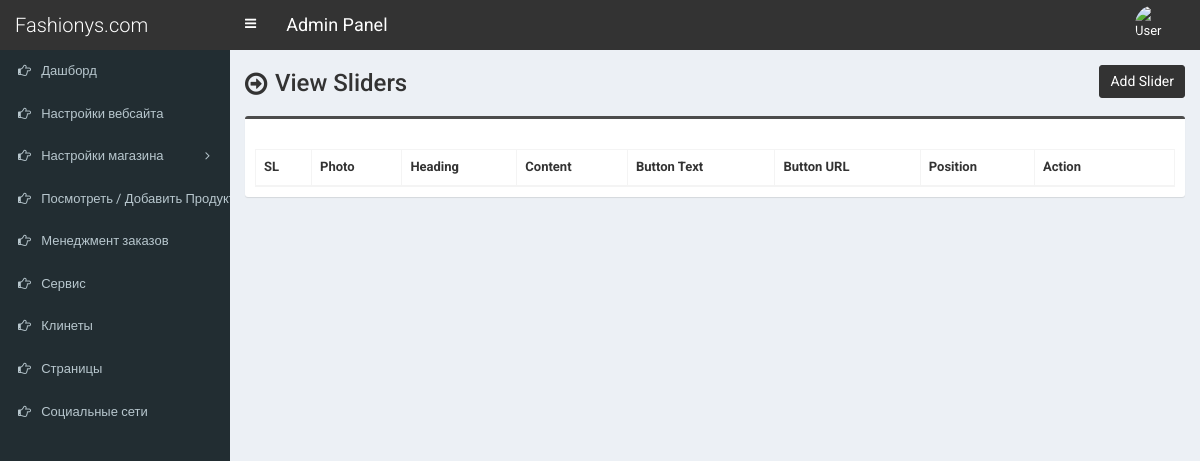
Before: /admin/slider.php (signed in) with the older database file.
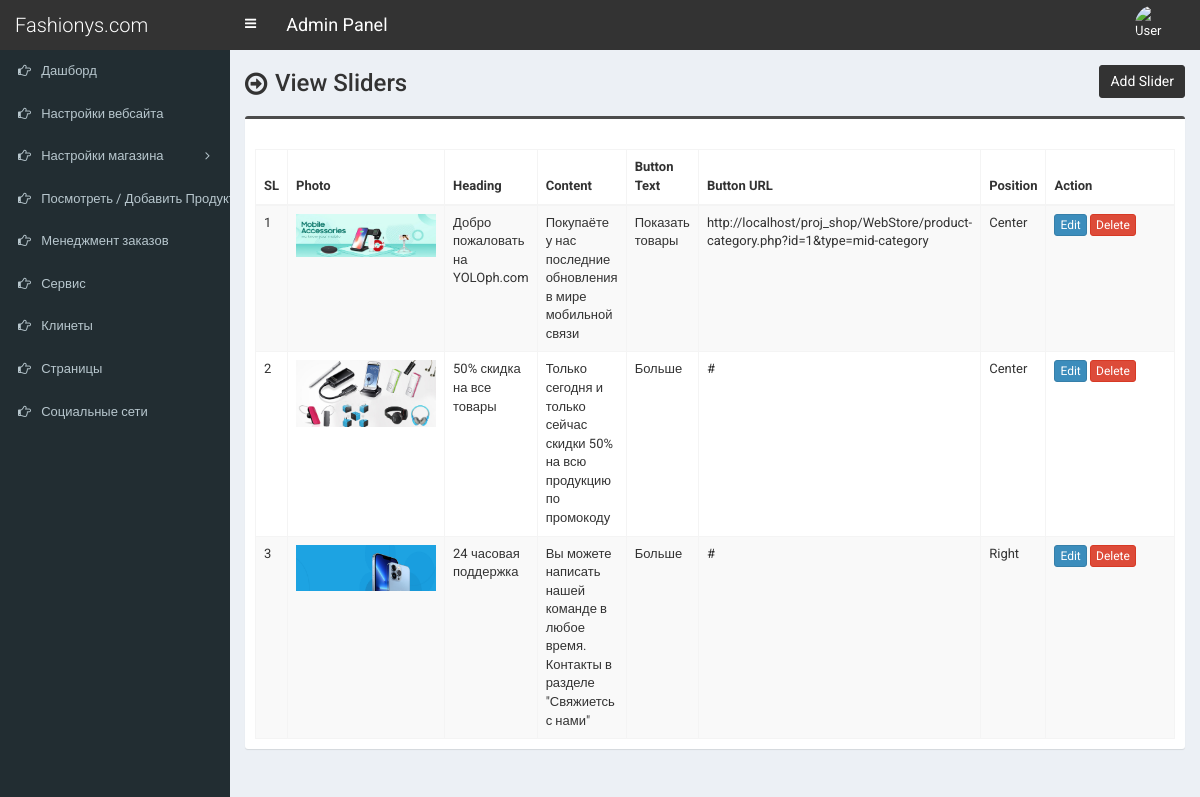
After: the same page with the newer database file.
### tables this page shows
CREATE TABLE `tbl_slider` (
  `id` int(11) NOT NULL,
  `photo` varchar(255) NOT NULL,
  `heading` varchar(255) NOT NULL,
  `content` text NOT NULL,
  `button_text` varchar(255) NOT NULL,
  `button_url` varchar(255) NOT NULL,
  `position` varchar(255) NOT NULL
);

### admin/slider.php (the view, shortened to what this page needs)
<?php require_once('header.php'); ?>
<section class="content-header">
	<div class="content-header-left">
		<h1>View Sliders</h1>
	</div>
	<div class="content-header-right">
		<a href="slider-add.php" class="btn btn-primary btn-sm">Add Slider</a>
	</div>
</section>
<section class="content">
	<div class="row">
		<div class="col-md-12">
			<div class="box box-info">
				<div class="box-body table-responsive">
					<table id="example1" class="table table-bordered table-striped">
						<thead>
							<tr>
								<th>SL</th>
								<th>Photo</th>
								<th>Heading</th>
								<th>Content</th>
								<th>Button Text</th>
								<th>Button URL</th>
								<th>Position</th>
								<th width="140">Action</th>
							</tr>
						</thead>
						<tbody>
							<?php
							$i=0;
							$statement = $pdo->prepare("SELECT
														id,
														photo,
														heading,
														content,
														button_text,
														button_url,
														position
							                           	FROM tbl_slider
							                           	");
							$statement->execute();
							$result = $statement->fetchAll(PDO::FETCH_ASSOC);
							foreach ($result as $row) {
								$i++;
								?>
								<tr>
									<td><?php echo $i; ?></td>
									<td style="width:150px;"><img src="../assets/uploads/<?php echo $row['photo']; ?>" alt="<?php echo $row['heading']; ?>" style="width:140px;"></td>
									<td><?php echo $row['heading']; ?></td>
									<td><?php echo $row['content']; ?></td>
									<td><?php echo $row['button_text']; ?></td>
									<td><?php echo $row['button_url']; ?></td>
									<td><?php echo $row['position']; ?></td>
									<td>
										<a href="slider-edit.php?id=<?php echo $row['id']; ?>" class="btn btn-primary btn-xs">Edit</a>
										<a href="#" class="btn btn-danger btn-xs" data-href="slider-delete.php?id=<?php echo $row['id']; ?>" data-toggle="modal" data-target="#confirm-delete">Delete</a>
									</td>
								</tr>
								<?php
							}
							?>
						</tbody>
					</table>
				</div>
			</div>
		</div>
	</div>
</section>
<?php require_once('footer.php'); ?>

### admin/header.php (shortened to what this page needs)
<!DOCTYPE html>
<html>
<html lang="ru">
<head>
	<link rel="stylesheet" href="css/bootstrap.min.css">
	<link rel="stylesheet" href="css/font-awesome.min.css">
	<link rel="stylesheet" href="css/ionicons.min.css">
	<link rel="stylesheet" href="css/datepicker3.css">
	<link rel="stylesheet" href="css/all.css">
	<link rel="stylesheet" href="css/select2.min.css">
	<link rel="stylesheet" href="css/dataTables.bootstrap.css">
	<link rel="stylesheet" href="css/jquery.fancybox.css">
	<link rel="stylesheet" href="css/AdminLTE.min.css">
	<link rel="stylesheet" href="css/_all-skins.min.css">
	<link rel="stylesheet" href="css/on-off-switch.css"/>
	<link rel="stylesheet" href="css/summernote.css">
	<link rel="stylesheet" href="style.css">
</head>
<body class="hold-transition fixed skin-blue sidebar-mini">
	<div class="wrapper">
		<header class="main-header">
			<a href="index.php" class="logo">
				<span class="logo-lg">Fashionys.com</span>
			</a>
			<nav class="navbar navbar-static-top">
				<a href="#" class="sidebar-toggle" data-toggle="offcanvas" role="button">
				</a>
				<span style="float:left;line-height:50px;color:#fff;padding-left:15px;font-size:18px;">Admin Panel</span>
				<div class="navbar-custom-menu">
					<ul class="nav navbar-nav">
						<li class="dropdown user user-menu">
							<a href="#" class="dropdown-toggle" data-toggle="dropdown">
								<img src="../assets/uploads/<?php echo $_SESSION['user']['photo']; ?>" class="user-image" alt="User Image">
							</a>
						</li>
					</ul>
				</div>
			</nav>
		</header>
  		<?php $cur_page = substr($_SERVER["SCRIPT_NAME"],strrpos($_SERVER["SCRIPT_NAME"],"/")+1); ?>
  		<aside class="main-sidebar">
    		<section class="sidebar">
      			<ul class="sidebar-menu">
			        <li class="treeview <?php if($cur_page == 'index.php') {echo 'active';} ?>">
			          <a href="index.php">
			            <i class="fa fa-hand-o-right"></i> <span>Дашборд</span>
			          </a>
			        </li>
			        <li class="treeview <?php if( ($cur_page == 'settings.php') ) {echo 'active';} ?>">
			          <a href="settings.php">
			            <i class="fa fa-hand-o-right"></i> <span>Настройки вебсайта</span>
			          </a>
			        </li>
                    <li class="treeview <?php if( ($cur_page == 'size.php') || ($cur_page == 'size-add.php') || ($cur_page == 'size-edit.php') || ($cur_page == 'color.php') || ($cur_page == 'color-add.php') || ($cur_page == 'color-edit.php') || ($cur_page == 'country.php') || ($cur_page == 'country-add.php') || ($cur_page == 'country-edit.php') || ($cur_page == 'shipping-cost.php') || ($cur_page == 'shipping-cost-edit.php') || ($cur_page == 'top-category.php') || ($cur_page == 'top-category-add.php') || ($cur_page == 'top-category-edit.php') || ($cur_page == 'mid-category.php') || ($cur_page == 'mid-category-add.php') || ($cur_page == 'mid-category-edit.php') || ($cur_page == 'end-category.php') || ($cur_page == 'end-category-add.php') || ($cur_page == 'end-category-edit.php') ) {echo 'active';} ?>">
                        <a href="#">
                            <i class="fa fa-hand-o-right"></i>
                            <span>Настройки магазина</span>
                            <span class="pull-right-container">
								<i class="fa fa-angle-left pull-right"></i>
							</span>
                        </a>
                    </li>
                    <li class="treeview <?php if( ($cur_page == 'product.php') || ($cur_page == 'product-add.php') || ($cur_page == 'product-edit.php') ) {echo 'active';} ?>">
                        <a href="product.php">
                            <i class="fa fa-hand-o-right"></i> <span>Посмотреть / Добавить Продукты</span>
                        </a>
                    </li>
                    <li class="treeview <?php if( ($cur_page == 'order.php') ) {echo 'active';} ?>">
                        <a href="order.php">
                            <i class="fa fa-hand-o-right"></i> <span>Менеджмент заказов</span>
                        </a>
                    </li>
			        <li class="treeview <?php if( ($cur_page == 'service.php') ) {echo 'active';} ?>">
			          <a href="service.php">
			            <i class="fa fa-hand-o-right"></i> <span>Сервис</span>
			          </a>
			        </li>
						<li class="treeview <?php if( ($cur_page == 'customer.php') || ($cur_page == 'customer-add.php') || ($cur_page == 'customer-edit.php') ) {echo 'active';} ?>">
			          <a href="customer.php">
			            <i class="fa fa-hand-o-right"></i> <span>Клинеты</span>
			          </a>
			        </li>
			        <li class="treeview <?php if( ($cur_page == 'page.php') ) {echo 'active';} ?>">
			          <a href="page.php">
			            <i class="fa fa-hand-o-right"></i> <span>Страницы</span>
			          </a>
			        </li>
			        <li class="treeview <?php if( ($cur_page == 'social-media.php') ) {echo 'active';} ?>">
			          <a href="social-media.php">
			            <i class="fa fa-hand-o-right"></i> <span>Социальные сети</span>
			          </a>
			        </li>
      			</ul>
    		</section>
  		</aside>
  		<div class="content-wrapper">

### admin/footer.php (shortened to what this page needs)
</div>
</div>
</body>
</html>

### admin/style.css (style rules this page uses)
body { font-size: 13px; font-family: 'Roboto', sans-serif; }
.navbar-nav>.user-menu .user-image { width: 40px; height: 40px; margin-top: -10px; }
.content-header>h1, .content-header .content-header-left h1 { font-family: 'Roboto', sans-serif; }
.main-header .logo { text-align: left; }
.main-header .logo .logo-lg { font-family: 'Roboto', sans-serif; }
.box-info { padding-top: 20px; }
.sidebar-menu li>a>.pull-right-container>.fa-angle-left:before { content: "\f105"; }
.content-header { overflow: hidden; }
.content-header .content-header-left { float: left; padding-top: 5px; }
.content-header .content-header-right { float: right; }
.content-header .content-header-left h1 { margin-top: 0; margin-bottom: 0; padding-left: 30px; padding-bottom: 5px; font-size: 24px; position: relative; }
.content-header .content-header-left h1:before { position: absolute; top: 0; left: 0; font-family: 'FontAwesome', sans-serif; font-size: 26px; content: '\f18e'; }
.content-header .content-header-right a { position: relative; font-size: 14px; }
.skin-blue .main-header .logo, .skin-blue .main-header .logo:hover, .skin-blue .main-header .navbar, .skin-blue .main-header .navbar .sidebar-toggle:hover { background-color: #333333; }
.box.box-info { border-top-color: #4c4c4c; }
.content-header .content-header-right a { background-color: #333333; border-color: #333333; }

Changed rows visible on the page:
added tbl_slider: photo (picture), heading "Добро пожаловать на YOLOph.com", content "Покупаёте у нас последние обновления в мире мобильной связи", button_text "Показать товары", button_url "http://localhost/proj_shop/WebStore/product-category.php?id=1&type=mid-category", position "Center"
added tbl_slider: photo (picture), heading "50% скидка на все товары", content "Только сегодня и только сейчас скидки 50% на всю продукцию по промокоду", button_text "Больше", button_url "#", position "Center"
added tbl_slider: photo (picture), heading "24 часовая поддержка", content "Вы можете написать нашей команде в любое время. Контакты в разделе \"Свяжиетсь с нами\"", button_text "Больше", button_url "#", position "Right"
